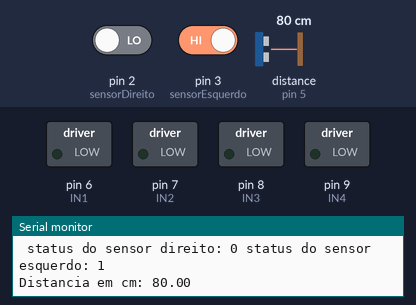
Bench run of a sketch on a simulated Arduino Uno, built with avr-gcc and run on an emulated ATmega328P. On the bench: switched loads named in the sketch (green lamp = pin HIGH), the last lines printed to the serial monitor. Dashed ring = blinking. The test bench sets the inputs (shaded band); at power-on: pin 3 (sensorEsquerdo) HIGH, pin 2 (sensorDireito) LOW, distance to the obstacle (sensor on pin 5) 80 cm. The echo pulse lasts 58.3 µs per cm.

Above: at 2.0 s.
2.1 s: pin 3 (sensorEsquerdo) driven LOW
At 6.3 s:
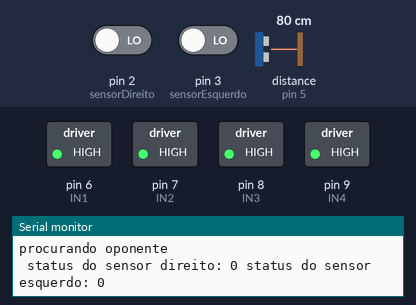
6.4 s: pin 2 (sensorDireito) driven HIGH
8.8 s: pin 2 (sensorDireito) driven LOW
At 11.11 s:
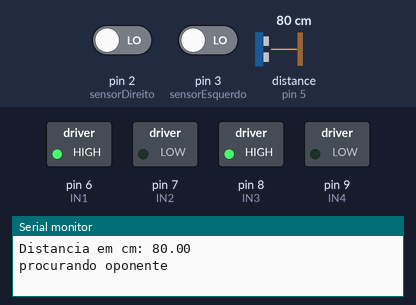
13.1 s: distance to the obstacle (sensor on pin 5) set to 2 cm
At 15.2 s:
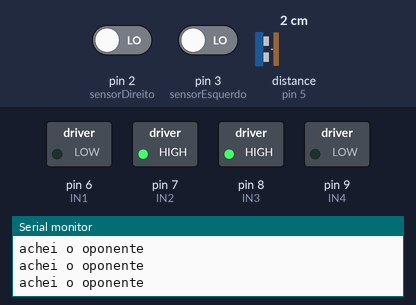
Timing chart, 0 to 16.7 s (numbered marks = the images above; inputs shaded):
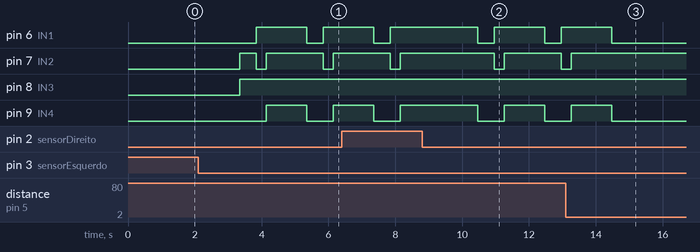

Measured:
- after the input at 2.1 s, pin 6 (IN1): LOW → HIGH after 1.7 s, → LOW 1.5 s later, → HIGH 0.50 s later; pin 7 (IN2): goes HIGH 0.50 s, LOW 0.30 s, HIGH 1.7 s, LOW 0.30 s, then HIGH, starting after 1.2 s; pin 8 (IN3): LOW → HIGH after 1.2 s; pin 9 (IN4): LOW → HIGH after 2.0 s, → LOW 1.2 s later, → HIGH 0.80 s later
- after the input at 8.8 s, pin 6 (IN1): alternates HIGH for 1.5 s and LOW for 0.50 s, starting after 1.7 s; pin 7 (IN2): HIGH → LOW after 2.2 s, → HIGH 0.30 s later, → LOW 1.7 s later; pin 9 (IN4): HIGH → LOW after 1.7 s, → HIGH 0.80 s later, → LOW 1.2 s later
- after the input at 13.1 s, pin 6 (IN1), pin 9 (IN4): goes on until 14.5 s, then stays LOW; pin 7 (IN2): goes on until 13.3 s, then stays HIGH

The sketch:

robotinic.ino
```cpp
#include <Ultrasonic.h> //add biblioteca do sensor ultrasom

//Definição dos pino infravermelho
int sensorDireito = 2;
int sensorEsquerdo = 3;

//Define os pinos para o trigger e echo do sensor ultrasom
#define pino_trigger 4
#define pino_echo 5

//Inicializa o sensor nos pinos definidos acima
Ultrasonic ultrasonic(pino_trigger, pino_echo);

//Definicoes pinos Arduino ligados a entrada da Ponte H
int IN1 = 6;
int IN2 = 7;
int IN3 = 8;
int IN4 = 9;

int x = 0;

void setup() {
  //sensor infravermelho
  pinMode(sensorDireito, INPUT);
  pinMode(sensorEsquerdo, INPUT);
  Serial.begin(9600);
  //sensor ultrassonico
  Serial.begin(9600);
  Serial.println("Lendo dados do sensor...");
  //ponte H
  pinMode(IN1, OUTPUT);
  pinMode(IN2, OUTPUT);
  pinMode(IN3, OUTPUT);
  pinMode(IN4, OUTPUT);
}

void loop() {
  //sensor infravermelho

  int sensor_direito = digitalRead(sensorDireito);
  int sensor_esquerdo = digitalRead(sensorEsquerdo);

  Serial.print(" status do sensor direito: ");
  Serial.print(sensor_direito);
  Serial.print(" status do sensor esquerdo: ");
  Serial.println(sensor_esquerdo);
  delay(100);

  //sensor ultrassonico

  float cmMsec;
  long microsec = ultrasonic.timing();
  float distancia = ultrasonic.convert(microsec, Ultrasonic::CM);
  cmMsec = ultrasonic.convert(microsec, Ultrasonic::CM);
  //Exibe informacoes no serial monitor
  Serial.print("Distancia em cm: ");
  Serial.println(cmMsec);
  delay(1000);

  //lógica do robo

  //Verifica se tem alguma coisa na sua frente e se os sensor estão na parte branca da pista
  if (distancia > 20 && sensor_direito == 0 && sensor_esquerdo == 0) {
    Serial.println("procurando oponente");
    //Procura em forma de quadrado
    procura();
    x = 0;
    //Se encontrar a borda e não o oponente
    if (sensor_direito == 1 && sensor_esquerdo == 0) {
      parar();
      delay(500);
      Serial.println("Sensor Direito achou a borda");
      Serial.println("Parei o motor");
      andar_tras();
      delay(500);
    }
    else if (sensor_direito == 0 && sensor_esquerdo == 1) {
      parar();
      delay(500);
      Serial.println("Sensor Esquerdo achou borda");
      Serial.println("Parei o motor");
      andar_tras();
      delay(500);
    }
    else if (sensor_direito == 1 && sensor_esquerdo == 1) {
      parar();
      delay(500);
      Serial.println("Sensor Esquerdo e o Direito acharam a borda");
      Serial.println("Parei o motor");
      andar_tras();
      delay(500);
    }
  }

  //Se encontrar algo na sua frente
  if (distancia < 20 && distancia > 0 && sensor_direito == 0 && sensor_esquerdo == 0) {
    //Permenace na mesma condição até o sensor encotrar a borda da arena
    while (x != 1) {
      Serial.println("achei o oponente");
      andar_frente();//Movimenta para frente
      if (distancia > 20){
        x = 1;
      }
    }
    if (sensor_direito == 1 && sensor_esquerdo == 0) {
      parar();
      delay(500);
      Serial.println("Sensor Direito achou a borda");
      Serial.println("Parei o motor");
      andar_tras();
      delay(500);
    }
    else if (sensor_direito == 0 && sensor_esquerdo == 1) {
      parar();
      delay(500);
      Serial.println("Sensor Esquerdo achou borda");
      Serial.println("Parei o motor");
      andar_tras();
      delay(500);
    }
    else if (sensor_direito == 1 && sensor_esquerdo == 1) {
      parar();
      delay(500);
      Serial.println("Sensor Esquerdo e o Direito acharam a borda");
      Serial.println("Parei o motor");
      andar_tras();
      delay(500);
    }
  }


}

void parar(){
  digitalWrite(IN1, HIGH);
  digitalWrite(IN2, HIGH);
  digitalWrite(IN3, HIGH);
  digitalWrite(IN4, HIGH);
}

void procura() {
  andar_frente();
  delay(500);
  gira_MA_horario();
  delay(300);
  parar();
  delay(100);

}

void andar_tras(){
  //anda para tras
  gira_MA_horario();
  gira_MB_antiHorario();
}

void andar_frente(){
  //anda para frente
  gira_MA_antiHorario();
  gira_MB_horario();
}

void gira_MA_horario(){
  //Gira o Motor A no sentido horario
  digitalWrite(IN1, HIGH);
  digitalWrite(IN2, LOW);
}

void para_MA(){
  //Para o motor A
  digitalWrite(IN1, HIGH);
  digitalWrite(IN2, HIGH);
}

void gira_MB_horario(){
  //Gira o Motor B no sentido horario
  digitalWrite(IN3, HIGH);
  digitalWrite(IN4, LOW);
}

void para_MB(){
  //Para o motor B
  digitalWrite(IN3, HIGH);
  digitalWrite(IN4, HIGH);
}

void gira_MA_antiHorario(){
  //Gira o Motor A no sentido anti-horario
  digitalWrite(IN1, LOW);
  digitalWrite(IN2, HIGH);
}

void gira_MB_antiHorario(){
  //Gira o Motor B no sentido anti-horario
  digitalWrite(IN3, LOW);
  digitalWrite(IN4, HIGH);
}
```
